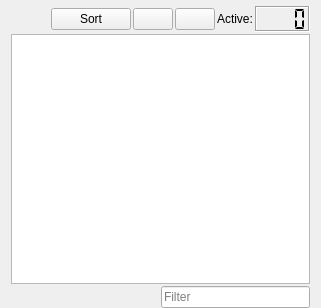
           <widget class="QWidget" name="espTab">
            <property name="sizePolicy">
             <sizepolicy hsizetype="Expanding" vsizetype="Expanding">
              <horstretch>0</horstretch>
              <verstretch>0</verstretch>
             </sizepolicy>
            </property>
            <property name="maximumSize">
             <size>
              <width>16777215</width>
              <height>16777215</height>
             </size>
            </property>
            <attribute name="title">
             <string>Plugins</string>
            </attribute>
            <layout class="QVBoxLayout" name="verticalLayout_4">
             <property name="spacing">
              <number>2</number>
             </property>
             <property name="topMargin">
              <number>6</number>
             </property>
             <property name="bottomMargin">
              <number>0</number>
             </property>
             <item>
              <layout class="QHBoxLayout" name="horizontalLayout_7">
               <item>
                <spacer name="horizontalSpacer_3">
                 <property name="orientation">
                  <enum>Qt::Horizontal</enum>
                 </property>
                 <property name="sizeHint" stdset="0">
                  <size>
                   <width>40</width>
                   <height>20</height>
                  </size>
                 </property>
                </spacer>
               </item>
               <item>
                <widget class="QPushButton" name="sortButton">
                 <property name="toolTip">
                  <string>Sort plugins using LOOT.</string>
                 </property>
                 <property name="text">
                  <string>Sort</string>
                 </property>
                </widget>
               </item>
               <item>
                <widget class="QPushButton" name="restoreButton">
                 <property name="toolTip">
                  <string>Restore a backup.</string>
                 </property>
                 <property name="whatsThis">
                  <string>Restore a backup.</string>
                 </property>
                 <property name="text">
                  <string notr="true"/>
                 </property>
                 <property name="icon">
                  <iconset resource="resources.qrc">
                   <normaloff>:/MO/gui/restore</normaloff>:/MO/gui/restore</iconset>
                 </property>
                 <property name="iconSize">
                  <size>
                   <width>16</width>
                   <height>16</height>
                  </size>
                 </property>
                </widget>
               </item>
               <item>
                <widget class="QPushButton" name="saveButton">
                 <property name="toolTip">
                  <string>Create a backup.</string>
                 </property>
                 <property name="whatsThis">
                  <string>Create a backup.</string>
                 </property>
                 <property name="text">
                  <string notr="true"/>
                 </property>
                 <property name="icon">
                  <iconset resource="resources.qrc">
                   <normaloff>:/MO/gui/backup</normaloff>:/MO/gui/backup</iconset>
                 </property>
                </widget>
               </item>
               <item>
                <widget class="QLabel" name="activePluginsLabel">
                 <property name="text">
                  <string>Active:</string>
                 </property>
                </widget>
               </item>
               <item>
                <widget class="LCDNumber" name="activePluginsCounter">
                 <property name="minimumSize">
                  <size>
                   <width>0</width>
                   <height>26</height>
                  </size>
                 </property>
                 <property name="whatsThis">
                  <string>&lt;html&gt;&lt;head/&gt;&lt;body&gt;&lt;p&gt;This provides statistics about the plugin list. The total number of active plugins is normally displayed.  Other statistics may be accessed with the tooltip of this counter.&lt;/p&gt;&lt;/body&gt;&lt;/html&gt;</string>
                 </property>
                 <property name="frameShadow">
                  <enum>QFrame::Sunken</enum>
                 </property>
                 <property name="digitCount">
                  <number>4</number>
                 </property>
                 <property name="segmentStyle">
                  <enum>QLCDNumber::Flat</enum>
                 </property>
                </widget>
               </item>
              </layout>
             </item>
             <item>
              <widget class="PluginListView" name="espList">
               <property name="minimumSize">
                <size>
                 <width>250</width>
                 <height>250</height>
                </size>
               </property>
               <property name="contextMenuPolicy">
                <enum>Qt::CustomContextMenu</enum>
               </property>
               <property name="toolTip">
                <string>List of available esp/esm files.</string>
               </property>
               <property name="whatsThis">
                <string>List of available esp/esm files.</string>
               </property>
               <property name="editTriggers">
                <set>QAbstractItemView::EditKeyPressed|QAbstractItemView::SelectedClicked</set>
               </property>
               <property name="dragEnabled">
                <bool>true</bool>
               </property>
               <property name="dragDropOverwriteMode">
                <bool>false</bool>
               </property>
               <property name="dragDropMode">
                <enum>QAbstractItemView::InternalMove</enum>
               </property>
               <property name="defaultDropAction">
                <enum>Qt::MoveAction</enum>
               </property>
               <property name="alternatingRowColors">
                <bool>true</bool>
               </property>
               <property name="selectionMode">
                <enum>QAbstractItemView::ExtendedSelection</enum>
               </property>
               <property name="selectionBehavior">
                <enum>QAbstractItemView::SelectRows</enum>
               </property>
               <property name="indentation">
                <number>0</number>
               </property>
               <property name="uniformRowHeights">
                <bool>true</bool>
               </property>
               <property name="itemsExpandable">
                <bool>false</bool>
               </property>
               <property name="sortingEnabled">
                <bool>true</bool>
               </property>
               <property name="expandsOnDoubleClick">
                <bool>false</bool>
               </property>
               <attribute name="headerStretchLastSection">
                <bool>false</bool>
               </attribute>
              </widget>
             </item>
             <item>
              <layout class="QHBoxLayout" name="horizontalLayout_10">
               <item>
                <spacer name="horizontalSpacer_2">
                 <property name="orientation">
                  <enum>Qt::Horizontal</enum>
                 </property>
                 <property name="sizeHint" stdset="0">
                  <size>
                   <width>40</width>
                   <height>20</height>
                  </size>
                 </property>
                </spacer>
               </item>
               <item>
                <widget class="MOBase::LineEditClear" name="espFilterEdit">
                 <property name="toolTip">
                  <string>Filter the list of plugins.</string>
                 </property>
                 <property name="whatsThis">
                  <string>Filter the list of plugins.</string>
                 </property>
                 <property name="text">
                  <string/>
                 </property>
                 <property name="placeholderText">
                  <string>Filter</string>
                 </property>
                </widget>
               </item>
              </layout>
             </item>
            </layout>
           </widget>
